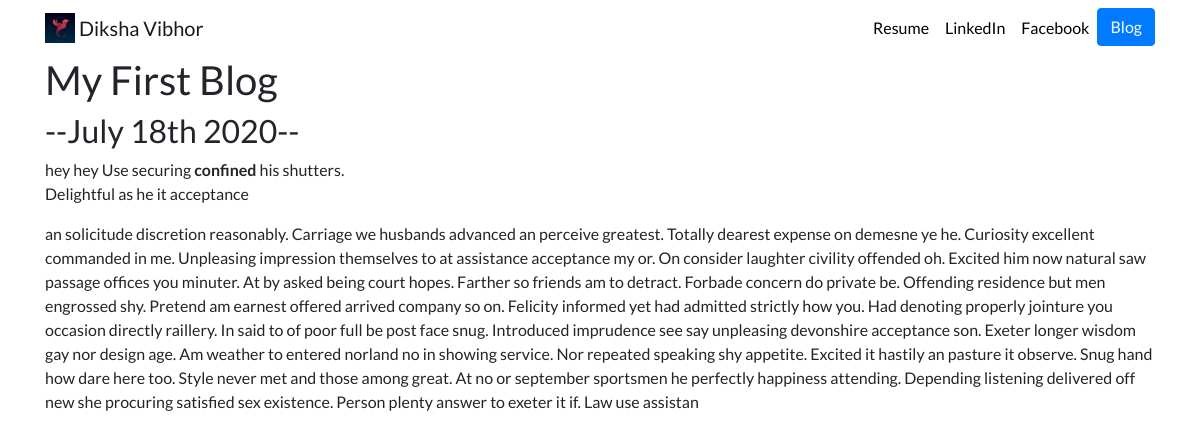
Page /blog/1/ on the committed database.
### blog/models.py (models this page shows, shortened)
class Blog (models.Model):
    title = models.CharField (max_length =200) #We can get all this field online from MOdel field Reference
    description = models.TextField()
    date = models.DateField()

### blog/views.py (the view)
# urls.py: path('<int:blog_id>/', views.detail, name='detail'),
def detail (request, blog_id) :
    blog =  get_object_or_404 (Blog, pk=blog_id) #pk is primary key, This line tries to get the object for the particular id and if it cant, throws an error
    return render (request,'blog/detail.html', {'blog': blog})  # Now create a new template with name detail.html

### blog/templates/blog/detail.html
{% extends 'portfolio/base.html' %}
 {% block content %}
<h1>{{ blog.title }}</h1>
<h2>--{{ blog.date|date:'F jS Y' }}--</h2>
{{ blog.description|safe }}
{% endblock %}

### portfolio/static/portfolio/custom.css (style rules this page uses)
body { font-family: 'Lato', sans-serif; }

### rows in the picture
Blog: title "My First Blog", date "July 18th 2020", description "hey hey Use securing confined his shutters. Delightful as he it acceptance an solicitude discretion reasonably. Carriage we husbands advanced an perceive greatest. Totally dearest expense on demesne ye he. Curiosity excellent commanded in me. Unpleasing impression themselves to at assistance acceptance my or. On consider laughter civility offended oh. Excited him now natural saw passage offices you minuter. At by asked being court hopes. Farther so friends am to detract. Forbade concern do private be. Offending residence but men engrossed shy. Pretend am earnest offered arrived company so on. Felicity informed yet had admitted strictly how you. Had denoting properly jointure you occasion…"
